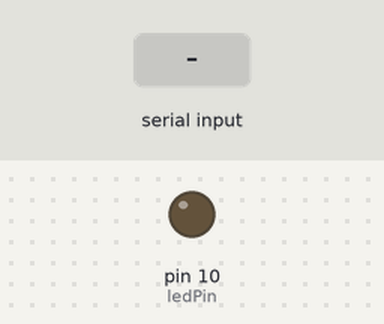
This sketch was run on a simulated Arduino Uno, built with avr-gcc and run on an emulated ATmega328P. On the bench: output pins drawn as LEDs (lit = HIGH). Inputs (shaded band) come from the test bench.

Above: at 1.2 s.
1.3 s: "90,45\n" received over Serial
At 1.7 s:
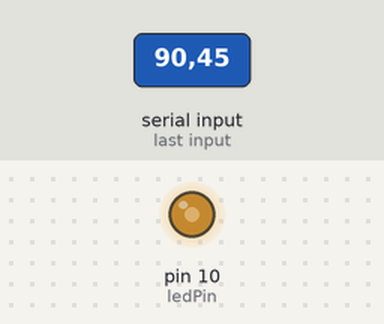
2.8 s: "200\n" received over Serial
At 4.0 s:
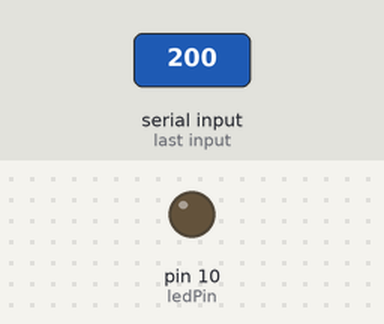
4.3 s: "5\n" received over Serial
At 5.1 s:
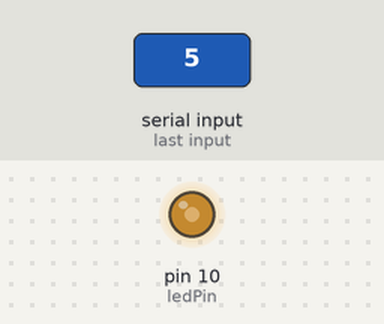
5.8 s: "90\n" received over Serial
At 6.3 s:
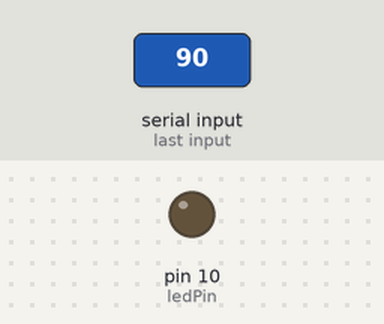
Timing chart, 0 to 8.3 s (numbered marks = the images above; inputs shaded):
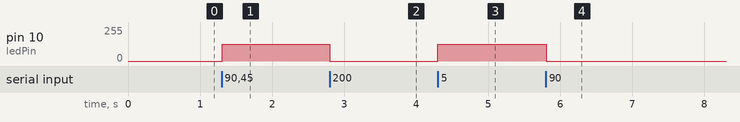

The sketch:

q2_serial_communication.ino
```cpp
// Serial communication: read data from a PC and use it
// to control an LED

int ledPin = 10;

void setup() {
  Serial.begin(9600);
  pinMode(ledPin, OUTPUT);
}

void loop() {
  int brightness;

  if (Serial.available()) {
    int val = Serial.read();
    if (val >= '0' && val <= '9') { // only numbers read from serial
      val = 25 * (val-'0'); // scale to 0, 25, 50
      analogWrite(ledPin, val);


  }
}
}
```

Measured:
- after the input at 1.3 s, pin 10 (ledPin): 0/255 → 125/255 at once
- after the input at 2.8 s, pin 10 (ledPin): 125/255 → 0/255 at once
- after the input at 4.3 s, pin 10 (ledPin): 0/255 → 125/255 at once
- after the input at 5.8 s, pin 10 (ledPin): 125/255 → 0/255 at once
